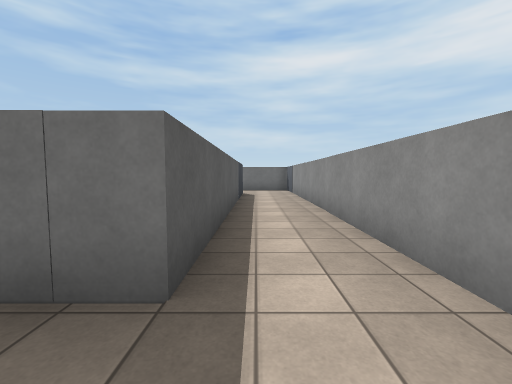
View 1 (above)

16 first-person views from a walk through a scene from a Unity 3-D project. The camera is 1.4 m above the floor, tilts 4° down and sees 90° across. The floor is counted in squares, 2 m on a side. Each view is taken from the middle of a square. On the plan, view 1 faces up. The plan holds only what a view shows up to about 9 squares ahead; the rest is blank. The player character is not drawn. Some animated figures are left out. Surface patterns are stand-ins for the level's own textures.

View 2
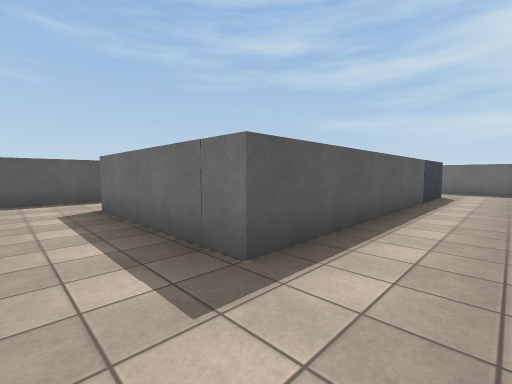

View 3
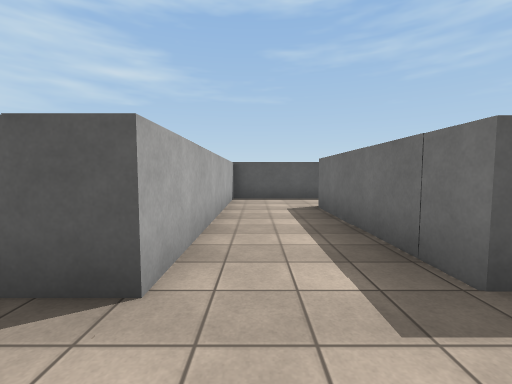

View 4
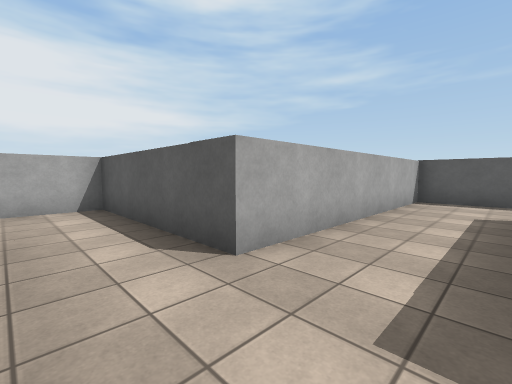

View 5
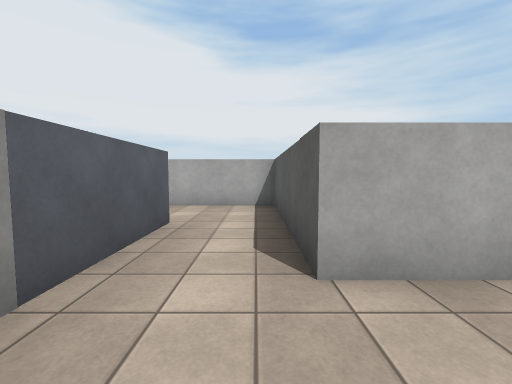

View 6
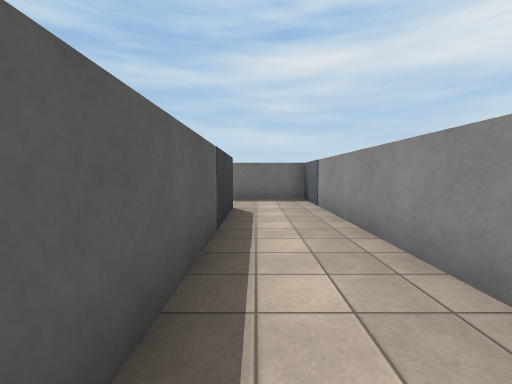

View 7
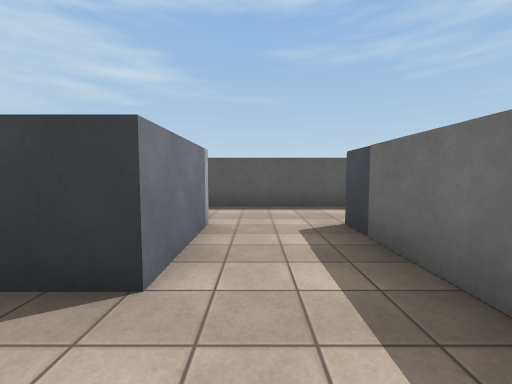

View 8
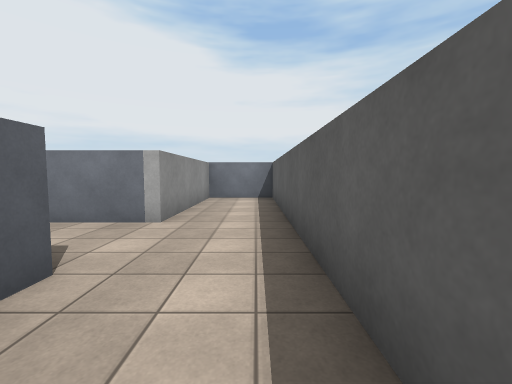

View 9
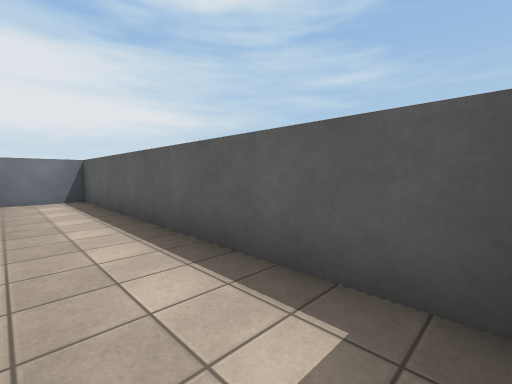

View 10
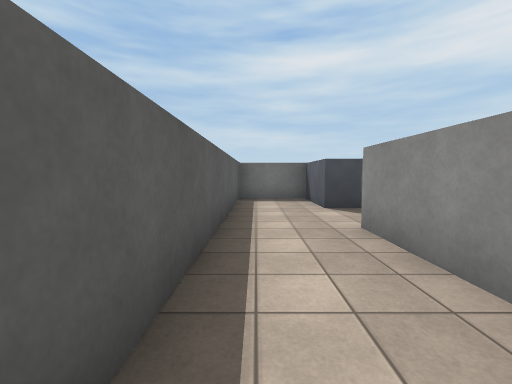

View 11
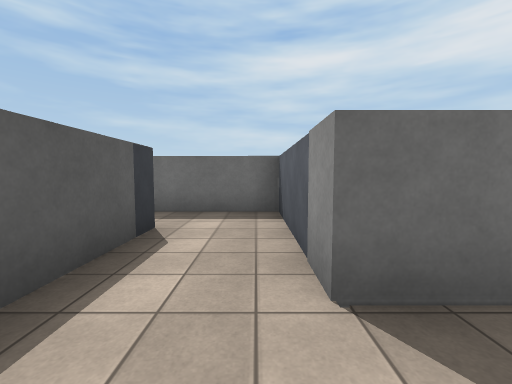

View 12
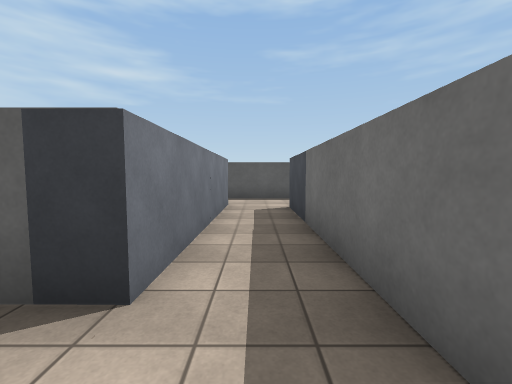

View 13
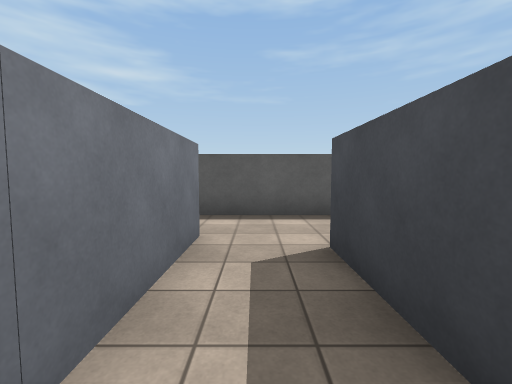

View 14
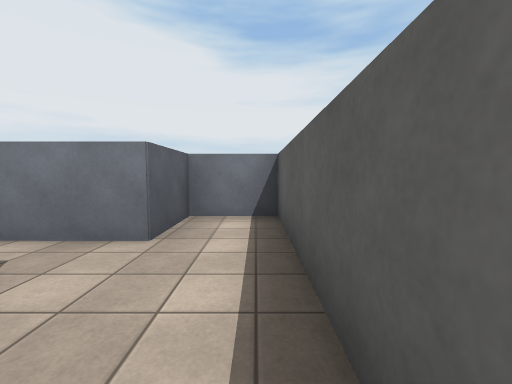

View 15
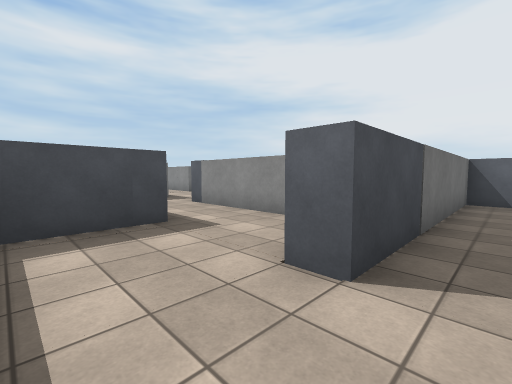

View 16
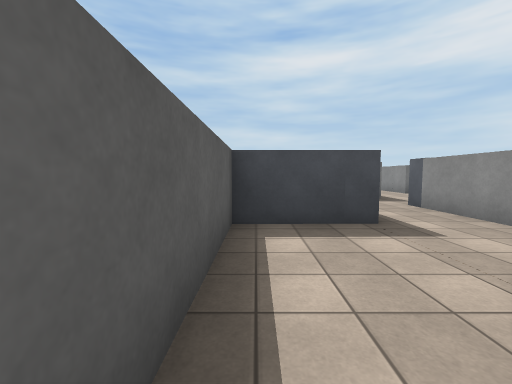

### Floor plan
Points are (right, up) in squares from view 1. A wall is a line through its corners. A room is listed if a view was taken in it or the views show most of it. See-through windows are left out.
Room 1 (views 1, 2, 3, 4, 5, 6, 7, 11)
walls: (1.2, -0.5) (1.4, 11.3) (-2.6, 11.3); (-2.6, 9.3) (-0.5, 9.3) (-0.5, 1.4) (-4.6, 1.4) (-4.6, 3.5); (-6.3, 3.3) (-6.3, -0.6) (-0.5, -0.6)
ways out: opening at (-1.5, 10.5) to room 2; opening at (-5.5, 2.5) to room 3; opening at (0.5, -1.5) to room 5
Room 2 (views 8, 9, 10)
walls: (-2.6, 11.3) (-2.6, 13.3) (-4.5, 13.3) (-4.5, 5.5) (-2.6, 5.5) (-2.6, 9.3)
ways out: opening at (-1.5, 10.5) to room 1
Room 3 (views 12, 13, 15, 16)
walls: (-12.3, 5.4) (-12.4, 1.8) (-10.9, 1.8) (-10.9, 3.4) (-6.3, 3.3); (-4.6, 3.5) (-4.6, 4.7) (-10.4, 4.7) (-10.4, 5.3)
ways out: opening at (-5.5, 2.5) to room 1; opening at (-11.5, 5) to room 4
Room 4 (view 14)
walls: (-10.2, 7.6) (-12.3, 7.6) (-12.3, 5.4); (-8.6, 6.7) (-8.5, 9.8)
ways out: opening at (-11.5, 5) to room 3; opening at (-9.5, 8.5)
Room 5 (no view inside)
walls: (1.2, -2.7) (1.2, -0.5); (-0.5, -0.6) (-0.5, -4.7) (2, -4.7)
ways out: opening at (0.5, -1.5) to room 1; opening at (2.5, -3.5)

Positions as (right, up) in squares from view 1, and headings:
1: (0, 0), facing up
2: (1, 0), facing up-left
3: (1, 0), facing left
4: (1, 1), facing down-left
5: (0, 1), facing down
6: (0, 4), facing up
7: (1, 10), facing left
8: (-4, 13), facing down
9: (-3, 13), facing down-left
10: (-4, 6), facing up
11: (-5, 0), facing up
12: (-5, 4), facing left
13: (-8, 4), facing left
14: (-12, 6), facing down
15: (-12, 4), facing up-right
16: (-12, 4), facing up
